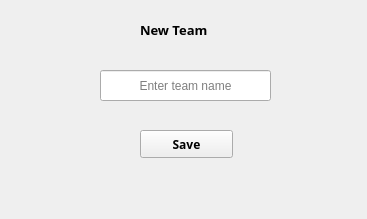
<?xml version="1.0" encoding="UTF-8"?>
<ui version="4.0">
 <class>Form</class>
 <widget class="QWidget" name="Form">
  <property name="geometry">
   <rect>
    <x>0</x>
    <y>0</y>
    <width>367</width>
    <height>219</height>
   </rect>
  </property>
  <property name="windowTitle">
   <string>Form</string>
  </property>
  <widget class="QLabel" name="label">
   <property name="geometry">
    <rect>
     <x>140</x>
     <y>20</y>
     <width>91</width>
     <height>20</height>
    </rect>
   </property>
   <property name="font">
    <font>
     <family>Lucida Fax</family>
     <pointsize>10</pointsize>
     <weight>75</weight>
     <bold>true</bold>
     <kerning>true</kerning>
    </font>
   </property>
   <property name="frameShadow">
    <enum>QFrame::Plain</enum>
   </property>
   <property name="text">
    <string>New Team</string>
   </property>
  </widget>
  <widget class="QLineEdit" name="team_name">
   <property name="geometry">
    <rect>
     <x>100</x>
     <y>70</y>
     <width>171</width>
     <height>31</height>
    </rect>
   </property>
   <property name="text">
    <string/>
   </property>
   <property name="alignment">
    <set>Qt::AlignCenter</set>
   </property>
   <property name="placeholderText">
    <string>Enter team name</string>
   </property>
  </widget>
  <widget class="QPushButton" name="savename">
   <property name="geometry">
    <rect>
     <x>140</x>
     <y>130</y>
     <width>93</width>
     <height>28</height>
    </rect>
   </property>
   <property name="font">
    <font>
     <family>Lucida Fax</family>
     <weight>75</weight>
     <bold>true</bold>
    </font>
   </property>
   <property name="text">
    <string>Save</string>
   </property>
   <property name="autoDefault">
    <bool>true</bool>
   </property>
  </widget>
 </widget>
 <resources/>
 <connections/>
</ui>
